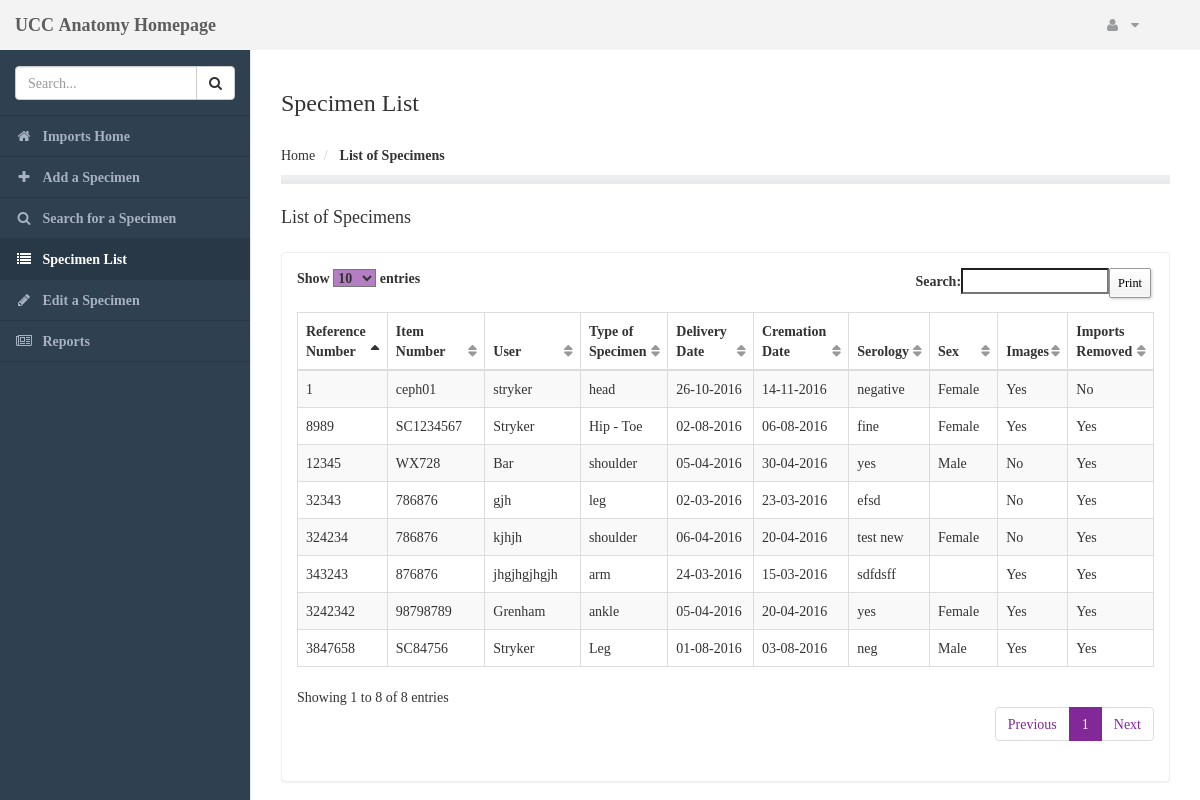
Page /specimen_list_table.php (signed in) on the committed database.
### tables this page shows
CREATE TABLE `import_specimens` (
  `id` int(11) NOT NULL AUTO_INCREMENT,
  `specimen_reference_number` int(20) NOT NULL,
  `specimen_item_number` varchar(20) NOT NULL,
  `specimen_user` varchar(40) NOT NULL,
  `type_of_specimen` varchar(50) NOT NULL,
  `specimen_delivery_date` date NOT NULL,
  `specimen_cremation_date` date NOT NULL,
  `imports_cause_of_death` varchar(100) NOT NULL,
  `specimen_serology` varchar(20) NOT NULL,
  `imports_sex` varchar(10) NOT NULL,
  `specimen_images` tinyint(4) NOT NULL,
  `specimen_imports_removed` tinyint(4) NOT NULL,
  `specimen_notes` varchar(200) NOT NULL,
  PRIMARY KEY (`id`)
);

### php_functionality/imports/specimen_table_list.php (the view, shortened to what this page needs)
<?php
	$connect_error1 = 'Sorry, we\'re experiencing some connection issues.';
	$result = mysql_query("SELECT * FROM import_specimens") or die($connect_error1);
	while($row = mysql_fetch_assoc($result)) {
			$date_of_delivery = $row['specimen_delivery_date'];
			$formatted_specimen_delivery_date = date('d-m-Y', strtotime($date_of_delivery));
			$date_of_cremation = $row['specimen_cremation_date'];
			$formatted_specimen_cremation_date = date('d-m-Y', strtotime($date_of_cremation));
			$specimen_images_yes_no = $row['specimen_images'] ;
			if($specimen_images_yes_no == "0") {
				$spec_im_text = "No";
			} else if($specimen_images_yes_no == "1") {
				$spec_im_text = "Yes";
			}
			$imports_removed_yes_no = $row['specimen_imports_removed'] ;
			if($imports_removed_yes_no == "0") {
				$imports_rem_text = "No";
			} else if($imports_removed_yes_no == "1") {
				$imports_rem_text = "Yes";
			}
		echo '<tr>';
			echo '<td>' . 	$row['specimen_reference_number']		 . '</td>';
			echo '<td>' . 	$row['specimen_item_number']	. '</td>';
			echo '<td>' . 	$row['specimen_user'] 	. '</td>';
			echo '<td>' . 	$row['type_of_specimen'] 	. '</td>';
			echo '<td>' . 	$formatted_specimen_delivery_date 		. '</td>';
			echo '<td>' . 	$formatted_specimen_cremation_date	. '</td>';
			echo '<td>' . 	$row['specimen_serology'] 	. '</td>';
			echo '<td>' . 	$row['imports_sex'] 	. '</td>';
			echo '<td>' . 	$spec_im_text 	. '</td>';
			echo '<td>' . 	$imports_rem_text 	. '</td>';
		echo '</tr>';
	}
?>

### bower_components/datatables/media/css/dataTables.tableTools.css (style rules this page uses)
table.DTTT_selectable tbody tr { cursor: pointer; *cursor: hand; }

### php_functionality/imports/imports_navigation_menu.php (style rules this page uses)
body { background-color: #2f4050; }

### rows in the picture
import_specimens: specimen_reference_number "32343", specimen_item_number "786876", specimen_user "gjh", type_of_specimen "leg", specimen_delivery_date "02-03-2016", specimen_cremation_date "23-03-2016", specimen_serology "efsd", specimen_images "No", specimen_imports_removed "Yes"
import_specimens: specimen_reference_number "343243", specimen_item_number "876876", specimen_user "jhgjhgjhgjh", type_of_specimen "arm", specimen_delivery_date "24-03-2016", specimen_cremation_date "15-03-2016", specimen_serology "sdfdsff", specimen_images "Yes", specimen_imports_removed "Yes"
import_specimens: specimen_reference_number "3242342", specimen_item_number "98798789", specimen_user "Grenham", type_of_specimen "ankle", specimen_delivery_date "05-04-2016", specimen_cremation_date "20-04-2016", specimen_serology "yes", imports_sex "Female", specimen_images "Yes", specimen_imports_removed "Yes"
import_specimens: specimen_reference_number "324234", specimen_item_number "786876", specimen_user "kjhjh", type_of_specimen "shoulder", specimen_delivery_date "06-04-2016", specimen_cremation_date "20-04-2016", specimen_serology "test new", imports_sex "Female", specimen_images "No", specimen_imports_removed "Yes"
import_specimens: specimen_reference_number "12345", specimen_item_number "WX728", specimen_user "Bar", type_of_specimen "shoulder", specimen_delivery_date "05-04-2016", specimen_cremation_date "30-04-2016", specimen_serology "yes", imports_sex "Male", specimen_images "No", specimen_imports_removed "Yes"
import_specimens: specimen_reference_number "3847658", specimen_item_number "SC84756", specimen_user "Stryker", type_of_specimen "Leg", specimen_delivery_date "01-08-2016", specimen_cremation_date "03-08-2016", specimen_serology "neg", imports_sex "Male", specimen_images "Yes", specimen_imports_removed "Yes"
import_specimens: specimen_reference_number "8989", specimen_item_number "SC1234567", specimen_user "Stryker", type_of_specimen "Hip - Toe", specimen_delivery_date "02-08-2016", specimen_cremation_date "06-08-2016", specimen_serology "fine", imports_sex "Female", specimen_images "Yes", specimen_imports_removed "Yes"
import_specimens: specimen_reference_number "1", specimen_item_number "ceph01", specimen_user "stryker", type_of_specimen "head", specimen_delivery_date "26-10-2016", specimen_cremation_date "14-11-2016", specimen_serology "negative", imports_sex "Female", specimen_images "Yes", specimen_imports_removed "No"
